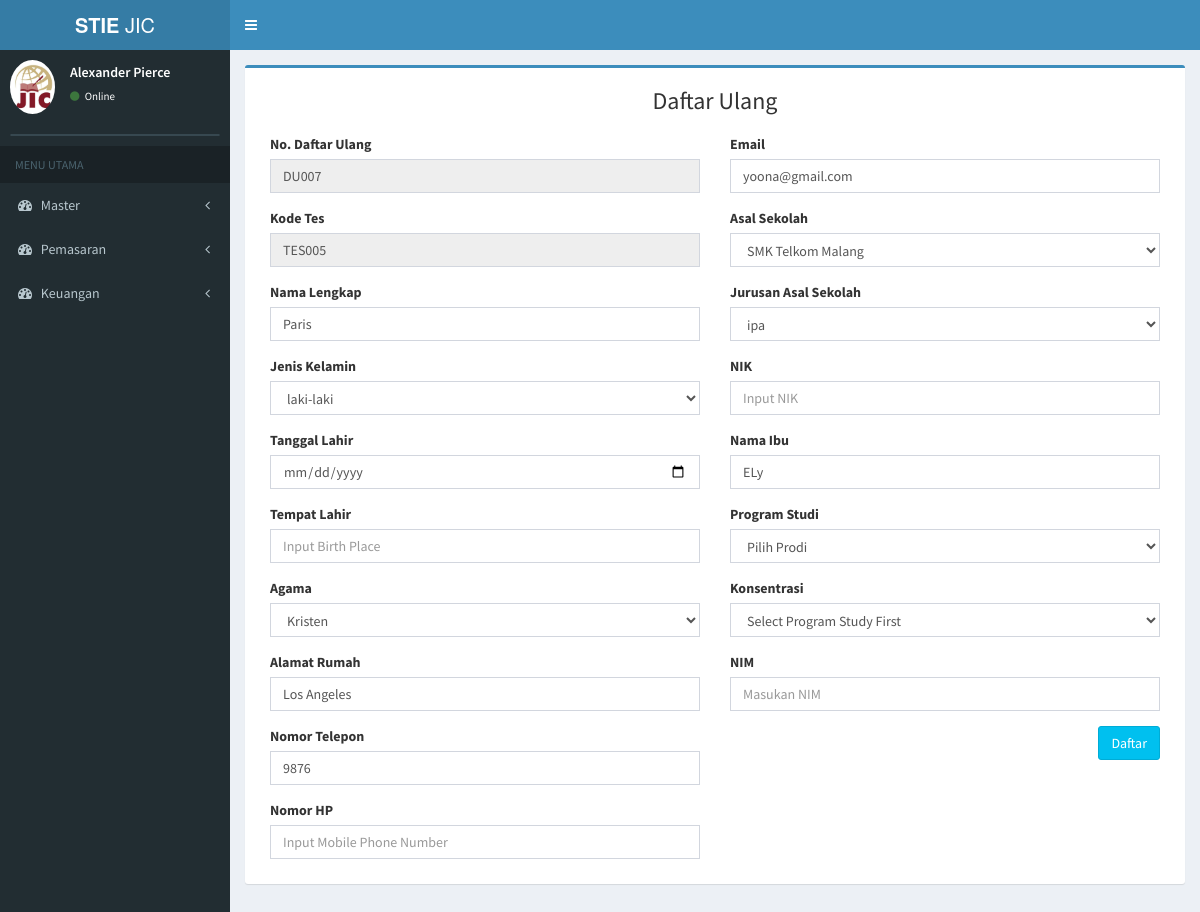
The page /index.php/daftar_ulang/page_du_pagi/TM001 on the database its author committed.
### tables this page shows
CREATE TABLE `tb_pendaftaran` (
  `id_pendaftaran` varchar(6) NOT NULL,
  `tanggal_pendaftaran` date NOT NULL,
  `nama_pendaftar` varchar(50) NOT NULL,
  `jk_pendaftar` varchar(20) NOT NULL,
  `id_sekolah2` varchar(6) NOT NULL,
  `jurusan` varchar(20) NOT NULL,
  `alamat` varchar(100) NOT NULL,
  `email` varchar(30) NOT NULL,
  `no_telp` varchar(15) NOT NULL,
  `waktu` varchar(10) NOT NULL,
  `status_bayar` varchar(20) NOT NULL,
  `id_prodi2` varchar(6) NOT NULL,
  `sumber` varchar(30) NOT NULL,
  `ibu_kandung` varchar(30) NOT NULL,
  `bukti_transfer` text NOT NULL,
  `agama` varchar(10) NOT NULL,
  `id_du2` varchar(6) NOT NULL
);

CREATE TABLE `tb_sekolah` (
  `id_sekolah` varchar(6) NOT NULL,
  `nama_sekolah` varchar(30) NOT NULL,
  `alamat_sekolah` text NOT NULL,
  `jenis_sekolah` varchar(6) NOT NULL
);

### application/controllers/daftar_ulang.php (called while the page is built, shortened)
<?php
class daftar_ulang extends CI_Controller {
	public function __construct()
	{
		$this->load->model('daftar_ulang_model');
		$this->load->model('pendaftaran_model');
	}
	public function page_du_pagi()
	{
			$id_pendaftaran = $this->uri->segment(3);
			$data['du_pagi'] = $this->daftar_ulang_model->page_du_pagi($id_pendaftaran);
			$data['kodeunik'] = $this->daftar_ulang_model->buat_kode();
			$data['kodeunik2'] = $this->daftar_ulang_model->buat_kode2();
			$data['getProdi'] = $this->daftar_ulang_model->getProdi();
			$data['getPreschool'] = $this->daftar_ulang_model->getPreschool();
			$data['main_view'] = 'Daftar/daftarulang_pagi_view';
			$this->load->view('template', $data);
	}
}

### index.php (called while the page is built, shortened)
<?php
require_once BASEPATH.'core/CodeIgniter.php';

### application/models/daftar_ulang_model.php (called while the page is built, shortened)
<?php
class Daftar_ulang_model extends CI_Model {
     public function  buat_kode()   {
          $this->db->SELECT('RIGHT(tb_du.kode_tes,3) as kode', FALSE);
          $this->db->order_by('kode_tes','DESC');
          $this->db->limit(1);
          $query = $this->db->get('tb_du');
          if($query->num_rows() <> 0){
           $data = $query->row();
           $kode = intval($data->kode) + 1;
          }
          else {
           $kode = 1;
          }
          $kodemax = str_pad($kode, 3, "0", STR_PAD_LEFT);
          $kodejadi = "TES".$kodemax;
          return $kodejadi;
    }
     public function  buat_kode2()   {
          $this->db->SELECT('RIGHT(tb_du.id_du,3) as kode', FALSE);
          $this->db->order_by('id_du','DESC');
          $this->db->limit(1);
          $query = $this->db->get('tb_du');
          if($query->num_rows() <> 0){
           $data = $query->row();
           $kode = intval($data->kode) + 1;
          }
          else {
           $kode = 1;
          }
          $kodemax = str_pad($kode, 3, "0", STR_PAD_LEFT);
          $kodejadi = "DU".$kodemax;
          return $kodejadi;
    }
  public function page_du_pagi($id_pendaftaran){
      return $this->db->join('tb_prodi','tb_prodi.id_prodi=tb_pendaftaran.id_prodi2')
              ->join('tb_sekolah','tb_sekolah.id_sekolah=tb_pendaftaran.id_sekolah2')
              ->where('id_pendaftaran', $id_pendaftaran)
              ->get('tb_pendaftaran')
              ->row();
  }
}

### application/views/Daftar/daftarulang_pagi_view.php (the view, shortened to what this page needs)
<div class="row">
  <?php echo form_open('daftar_ulang/save_du_pagi'); ?>
  <div class="col-md-12">
  <div class="box box-primary">
    <h3 style="text-align:center">Daftar Ulang</h3>
  <div class="box-body">
    <div class="col-md-6">
                <div class="form-group">
                  <label for="no">No. Daftar Ulang</label>
                  <input type="text" name="id_du" class="form-control" id="id_du" placeholder=""  .input-sm value="<?php echo $kodeunik2; ?>" readonly>
                </div>
                <div class="form-group">
                  <label for="no">Kode Tes</label>
                  <input type="text" name="kode_tes" class="form-control" id="kode_tes" placeholder=""  .input-sm value="<?php echo $kodeunik; ?>" readonly>
                </div>
                <div class="form-group">
                  <label for="email">Nama Lengkap</label>
                  <input type="text" name="nama_du" class="form-control" id="nama_du" placeholder="Input Full Name" value="<?php echo $du_pagi->nama_pendaftar; ?>" required="">
                </div>
                <div class="form-group">
                  <label for="gender">Jenis Kelamin</label>
                  <select id="gender" name="gender" class="form-control" required="">
            <option value="<?php echo $du_pagi->jk_pendaftar; ?>"><?php echo $du_pagi->jk_pendaftar; ?></option>
          </select>
                </div>
                <div class="form-group">
                  <label for="email">Tanggal Lahir</label>
                  <input type="date" name="tgl_lahir_du" class="form-control" id="tgl_lahir_du" required="">
                </div>
                <div class="form-group">
                  <label for="place">Tempat Lahir</label>
                  <input type="text" name="tpt_lahir_du" class="form-control" id="tpt_lahir_du" placeholder="Input Birth Place" required="">
                </div>
                <div class="form-group">
                  <label for="religion">Agama</label>
                <select id="agama_du" name="agama_du" class="form-control" required="">
                  <option value="<?php echo $du_pagi->agama; ?>"><?php echo $du_pagi->agama; ?></option>
                </select>
                </div>
                <div class="form-group">
                  <label for="address">Alamat Rumah</label>
                  <input type="text" name="alamat_du" class="form-control" id="alamat_du" placeholder="Input Home Address" value="<?php echo $du_pagi->alamat; ?>" required="">
                </div>
                <div class="form-group">
                  <label for="phone">Nomor Telepon</label>
                  <input type="number" name="no_telp_du" class="form-control" id="no_telp_du" placeholder="Input Phone Number" value="<?php echo $du_pagi->no_telp; ?>" required="">
                </div>
                <div class="form-group">
                  <label for="phone">Nomor HP</label>
                  <input type="number" name="no_telpm_du" class="form-control" id="no_telpm_du" placeholder="Input Mobile Phone Number" required="">
                </div>
              </div>
              <div class="col-md-6">
                <div class="form-group">
                  <label for="email">Email</label>
                  <input type="email" name="email_du" class="form-control" id="email_du" placeholder="Input Email" value="<?php echo $du_pagi->email; ?>" required="">
                </div>
                <div class="form-group">
                  <label for="preschool">Asal Sekolah</label>
                  <select id="id_sekolah" name="id_sekolah"class="form-control" required="">
                  <option value="<?php echo $du_pagi->id_sekolah2; ?>"><?php echo $du_pagi->nama_sekolah; ?></option>
                </select>
                </div>
                <div class="form-group">
                  <label for="major">Jurusan Asal Sekolah</label>
                <select id="jurusan" name="jurusan" class="form-control" required="">
                  <option value="<?php echo $du_pagi->jurusan; ?>"><?php echo $du_pagi->jurusan; ?></option>
                </select>
                </div>
                <div class="form-group">
                  <label for="nik">NIK</label>
                  <input type="number" name="nik_du" class="form-control" id="nik_du" placeholder="Input NIK" required="">
                </div>
                <div class="form-group">
                  <label for="mother">Nama Ibu</label>
                  <input type="text" name="ibu_kandung_du" class="form-control" id="ibu_kandung_du" placeholder="Input your mother Name" value="<?php echo $du_pagi->ibu_kandung; ?>" required="">
                </div>
                <div class="form-group">
                  <label for="prodi">Program Studi</label>
                  <select id="id_prodi" class="form-control" required="" name="id_prodi" ="" onchange="return get_concentrate(this.value)">
                    <option value="">Pilih Prodi</option>
                  </select>
                </div>
                <div class="form-group">
                  <label for="concentrate">Konsentrasi</label>
                  <select id="concentrate" name="concentrate" class="form-control" required="">
                  <option value="">Select Program Study First</option>
                  </select>
                </div>
                 <div class="form-group">
                  <label for="mother">NIM</label>
                  <input type="text" name="nim" class="form-control" id="nim" placeholder="Masukan NIM" value="" required="">
                </div>
                <button type="submit" class="btn btn-info pull-right">Daftar</button>
                  <?php echo form_close();?>
  </div>
        </div></div>

### rows shown on the page
tb_pendaftaran: nama_du "Paris", gender "laki-laki", agama_du "Kristen", alamat_du "Los Angeles", no_telp_du "9876", email_du "yoona@gmail.com", id_sekolah "SMK Telkom Malang", jurusan "ipa", ibu_kandung_du "ELy"
